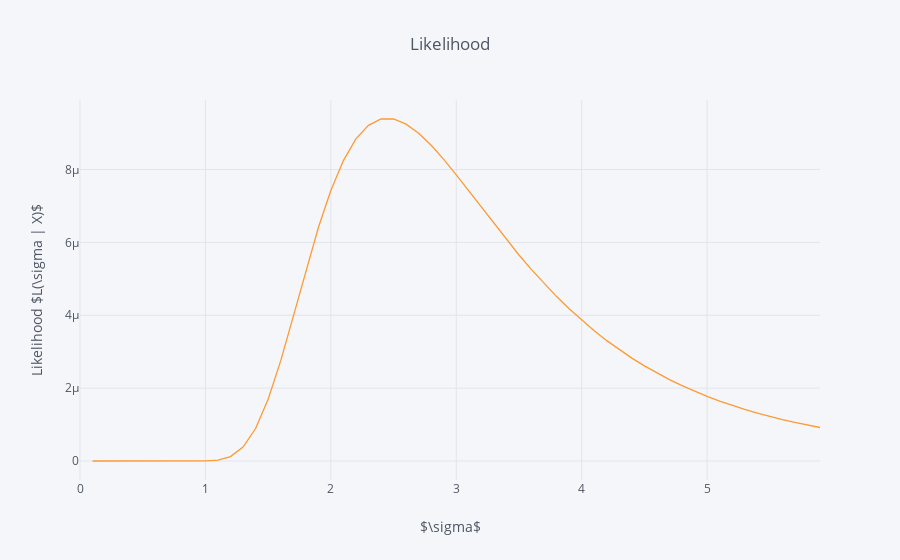

The cell this chart's notebook holds for it:
### Markdown cell above
On the other hand, if we fix $\mu = 1$ and vary $\sigma$

### Code cell
sigmas = np.arange(-0, 6, 0.1)
mu = 1

# there must be a vectorized way to do that, but this is fast
y = []
for sigma in sigmas:
    y_temp = 1
    for x_i in X:
        y_temp = y_temp * normal(x_i, mu, sigma)
    y.append(y_temp)
        
pd.DataFrame(y, sigmas).iplot(xTitle='$\\sigma$', yTitle='Likelihood $L(\\sigma | X)$',
                          title='Likelihood ')

### Figure 1 — Plotly figure (JSON) as saved in the notebook; plotly's stock layout.template omitted (floating-point values rounded to 4 significant figures)
{"data": [{"line": {"color": "rgba(255, 153, 51, 1.0)", "dash": "solid", "shape": "linear", "width": 1.3}, "mode": "lines", "name": "0", "text": "", "type": "scatter", "uid": "36a8be9c-4b51-4830-964d-c1af88b51663", "x": [0, 0.1, 0.2, 0.3, 0.4, 0.5, 0.6, 0.7, 0.8, 0.9, 1, 1.1, 1.2, 1.3, 1.4, 1.5, 1.6, 1.7, 1.8, 1.9, 2, 2.1, 2.2, 2.3, 2.4, 2.5, 2.6, 2.7, 2.8, 2.9, 3, 3.1, 3.2, 3.3, 3.4, 3.5, 3.6, 3.7, 3.8, 3.9, 4, 4.1, 4.2, 4.3, 4.4, 4.5, 4.6, 4.7, 4.8, 4.9, 5, 5.1, 5.2, 5.3, 5.4, 5.5, 5.6, 5.7, 5.8, 5.9], "y": ["", 0, 4.355e-162, 1.724e-72, 1.902e-41, 2.832e-27, 1.043e-19, 3.05e-15, 2.043e-12, 1.552e-10, 3.091e-09, 2.593e-08, 1.215e-07, 3.803e-07, 8.917e-07, 1.694e-06, 2.75e-06, 3.964e-06, 5.219e-06, 6.401e-06, 7.427e-06, 8.246e-06, 8.841e-06, 9.214e-06, 9.387e-06, 9.387e-06, 9.247e-06, 8.997e-06, 8.666e-06, 8.279e-06, 7.855e-06, 7.411e-06, 6.96e-06, 6.513e-06, 6.076e-06, 5.655e-06, 5.253e-06, 4.872e-06, 4.513e-06, 4.178e-06, 3.865e-06, 3.574e-06, 3.304e-06, 3.054e-06, 2.824e-06, 2.611e-06, 2.415e-06, 2.234e-06, 2.068e-06, 1.915e-06, 1.775e-06, 1.645e-06, 1.526e-06, 1.417e-06, 1.316e-06, 1.223e-06, 1.137e-06, 1.058e-06, 9.857e-07, 9.186e-07]}], "layout": {"legend": {"bgcolor": "#F5F6F9", "font": {"color": "#4D5663"}}, "paper_bgcolor": "#F5F6F9", "plot_bgcolor": "#F5F6F9", "title": {"font": {"color": "#4D5663"}, "text": "Likelihood "}, "xaxis": {"gridcolor": "#E1E5ED", "showgrid": true, "tickfont": {"color": "#4D5663"}, "title": {"font": {"color": "#4D5663"}, "text": "$\\sigma$"}, "zerolinecolor": "#E1E5ED"}, "yaxis": {"gridcolor": "#E1E5ED", "showgrid": true, "tickfont": {"color": "#4D5663"}, "title": {"font": {"color": "#4D5663"}, "text": "Likelihood $L(\\sigma | X)$"}, "zerolinecolor": "#E1E5ED"}}}
